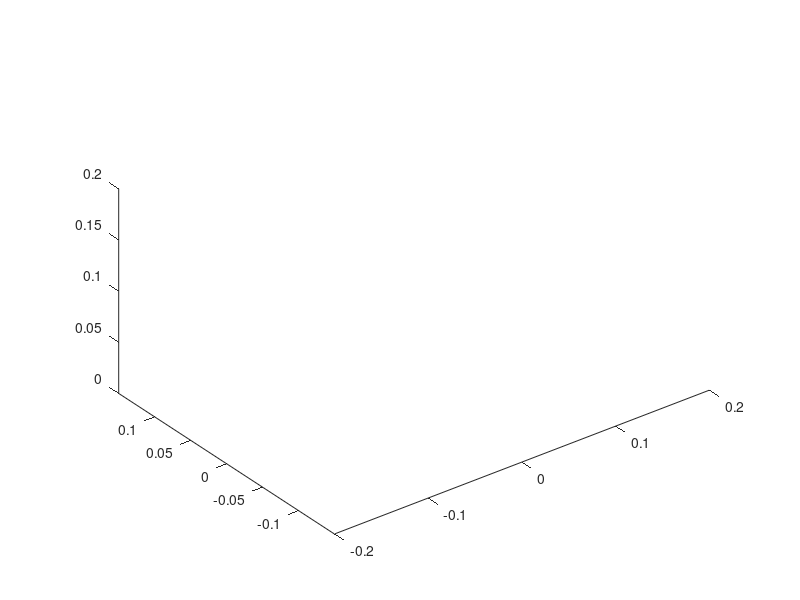

Write the MATLAB code that produced this figure. (Note: this script raises an error after producing the figure.)

%% This script can be used to create visuals for the promotional video

%% Create a meal tray
clf

% Setting up the workspace
camlight
axis equal;
axis([-0.2, 0.2, -0.15, 0.15, 0, 0.2])
view(3)

% Importing tray and components
tray = Tray(transl(0,0,0));
oJuice = JuiceBox(transl(0.1,0.05,0), 'b');
vMeal = MealBox(transl(-0.09,-0.05,0), 'm');
cutlery = Cutlery(transl(0.03,0,0));

%% Make a tray storage

clf
camlight
axis equal 
view(3)

trayStorage = TrayStorage(transl(0,0,0));

%% Test tray making class

clf
camlight
axis equal;
view(3)

Veggie = VegTray(transl(0,0,0));

%% Create a conveyor with meal trays

clf
camlight
axis equal;
hold on 

axis([-5, 5, -1, 1, -0.88, 3])
view(3)

% Import the floor/ wallpapers
surf([-5,-5;5,5] ...
      ,[-5,5;-5,5] ...
      ,[-0.88,-0.88;-0.88,-0.88] ...
      ,'CData',imread('Floor.jpg') ...
      ,'FaceColor','texturemap');

surf([-5,5;-5,5] ...
      ,[1,1;1,1] ...
      ,[3,3;-0.88,-0.88] ...
      ,'CData',imread('WallPaperWords.jpg') ...
      ,'FaceColor','texturemap');

surf([5,5;5,5] ...
      ,[5,-5;5,-5] ...
      ,[3,3;-0.88,-0.88] ...
      ,'CData',imread('WallPaper.jpg') ...
      ,'FaceColor','texturemap');

chef1 = ChefPerson(transl(3.5,0.6,-0.3));
chef2 = ChefPerson(transl(2,0.6,-0.3));
chef3 = ChefPerson(transl(0.5,0.6,-0.3));
chef4 = ChefPerson(transl(-1,0.6,-0.3));
chef5 = ChefPerson(transl(-2.5,0.6,-0.3));
chef6 = ChefPerson(transl(-4,0.6,-0.3));

conveyor = Conveyor2(transl(0,0,0));

tray1 = Tray(transl(0,0,0));
tray1.move((transl(4,0,0.02))*(rpy2tr(0,0,pi/2)));

tray2 = Tray(transl(0,0,0));
tray2.move((transl(3,0,0.02))*(rpy2tr(0,0,pi/2)));
meal3 = MealBox(transl(0,0,0), 'v');
meal3.move((transl(3.05,0.03,0.03))*(rpy2tr(0,0,pi/2)));

tray3 = Tray(transl(0,0,0));
tray3.move((transl(2,0,0.02))*(rpy2tr(0,0,pi/2)));
meal3 = MealBox(transl(0,0,0), 'v');
meal3.move((transl(2.05,0.03,0.03))*(rpy2tr(0,0,pi/2)));

tray4 = Tray(transl(0,0,0));
tray4.move((transl(1,0,0.02))*(rpy2tr(0,0,pi/2)));
meal4 = MealBox(transl(0,0,0), 'v');
meal4.move((transl(1.05,0.03,0.03))*(rpy2tr(0,0,pi/2)));

tray5 = Tray(transl(0,0,0));
tray5.move((transl(0,0,0.02))*(rpy2tr(0,0,pi/2)));
meal5 = MealBox(transl(0,0,0), 'm');
meal5.move((transl(0.05,0.03,0.03))*(rpy2tr(0,0,pi/2)));

tray6 = Tray(transl(0,0,0));
tray6.move((transl(-1,0,0.02))*(rpy2tr(0,0,pi/2)));
juice6 = JuiceBox(transl(-1,0,0.02), 'a');
juice6.move((transl(-0.96,-0.09,0.02))*(rpy2tr(0,0,pi/2)));
meal6 = MealBox(transl(0,0,0), 'v');
meal6.move((transl(-0.94,0.03,0.03))*(rpy2tr(0,0,pi/2)));

tray7 = Tray(transl(0,0,0));
tray7.move((transl(-2,0,0.02))*(rpy2tr(0,0,pi/2)));
juice7 = JuiceBox(transl(-2,0,0.02), 'o');
juice7.move((transl(-1.96,-0.09,0.02))*(rpy2tr(0,0,pi/2)));
meal7 = MealBox(transl(0,0,0), 'm');
meal7.move((transl(-1.94,0.03,0.03))*(rpy2tr(0,0,pi/2)));

tray8 = Tray(transl(0,0,0));
tray8.move((transl(-3,0,0.02))*(rpy2tr(0,0,pi/2)));
juice8 = JuiceBox(transl(-3,0,0.02), 'a');
juice8.move((transl(-2.96,-0.09,0.02))*(rpy2tr(0,0,pi/2)));
cutlery8 = Cutlery(transl(-3.05,0,0.03));
meal8 = MealBox(transl(0,0,0), 'm');
meal8.move((transl(-2.94,0.03,0.03))*(rpy2tr(0,0,pi/2)));

tray9 = Tray(transl(0,0,0));
tray9.move((transl(-4,0,0.02))*(rpy2tr(0,0,pi/2)));
juice9 = JuiceBox(transl(-4,0,0.02), 'o');
juice9.move((transl(-3.96,-0.09,0.02))*(rpy2tr(0,0,pi/2)));
cutlery9 = Cutlery(transl(-4.05,0,0.03));
meal9 = MealBox(transl(0,0,0), 'v');
meal9.move((transl(-3.94,0.03,0.03))*(rpy2tr(0,0,pi/2)));


%% Zoomed in Conveyor

clf
camlight
axis equal;
hold on 

axis([-5, -0.5, -1, 1, -0.88, 3])
view(3)

% Import the floor/ wallpapers
surf([-5,-5;5,5] ...
      ,[-5,5;-5,5] ...
      ,[-0.88,-0.88;-0.88,-0.88] ...
      ,'CData',imread('Floor.jpg') ...
      ,'FaceColor','texturemap');

surf([-5,5;-5,5] ...
      ,[1,1;1,1] ...
      ,[3,3;-0.88,-0.88] ...
      ,'CData',imread('WallPaperWords.jpg') ...
      ,'FaceColor','texturemap');

surf([-0.5,-0.5;-0.5,-0.5] ...
      ,[5,-5;5,-5] ...
      ,[3,3;-0.88,-0.88] ...
      ,'CData',imread('WallPaper.jpg') ...
      ,'FaceColor','texturemap');

chef1 = ChefPerson(transl(3.5,0.6,-0.3));
chef2 = ChefPerson(transl(2,0.6,-0.3));
chef3 = ChefPerson(transl(0.5,0.6,-0.3));
chef4 = ChefPerson(transl(-1,0.6,-0.3));
chef5 = ChefPerson(transl(-2.5,0.6,-0.3));
chef6 = ChefPerson(transl(-4,0.6,-0.3));

conveyor = Conveyor2(transl(0,0,0));

tray1 = Tray(transl(0,0,0));
tray1.move((transl(4,0,0.02))*(rpy2tr(0,0,pi/2)));

tray2 = Tray(transl(0,0,0));
tray2.move((transl(3,0,0.02))*(rpy2tr(0,0,pi/2)));
meal3 = MealBox(transl(0,0,0), 'v');
meal3.move((transl(3.05,0.03,0.03))*(rpy2tr(0,0,pi/2)));

tray3 = Tray(transl(0,0,0));
tray3.move((transl(2,0,0.02))*(rpy2tr(0,0,pi/2)));
meal3 = MealBox(transl(0,0,0), 'v');
meal3.move((transl(2.05,0.03,0.03))*(rpy2tr(0,0,pi/2)));

tray4 = Tray(transl(0,0,0));
tray4.move((transl(1,0,0.02))*(rpy2tr(0,0,pi/2)));
meal4 = MealBox(transl(0,0,0), 'v');
meal4.move((transl(1.05,0.03,0.03))*(rpy2tr(0,0,pi/2)));

tray5 = Tray(transl(0,0,0));
tray5.move((transl(0,0,0.02))*(rpy2tr(0,0,pi/2)));
meal5 = MealBox(transl(0,0,0), 'm');
meal5.move((transl(0.05,0.03,0.03))*(rpy2tr(0,0,pi/2)));

tray6 = Tray(transl(0,0,0));
tray6.move((transl(-1,0,0.02))*(rpy2tr(0,0,pi/2)));
juice6 = JuiceBox(transl(-1,0,0.02), 'a');
juice6.move((transl(-0.96,-0.09,0.02))*(rpy2tr(0,0,pi/2)));
meal6 = MealBox(transl(0,0,0), 'v');
meal6.move((transl(-0.94,0.03,0.03))*(rpy2tr(0,0,pi/2)));

tray7 = Tray(transl(0,0,0));
tray7.move((transl(-2,0,0.02))*(rpy2tr(0,0,pi/2)));
juice7 = JuiceBox(transl(-2,0,0.02), 'o');
juice7.move((transl(-1.96,-0.09,0.02))*(rpy2tr(0,0,pi/2)));
meal7 = MealBox(transl(0,0,0), 'm');
meal7.move((transl(-1.94,0.03,0.03))*(rpy2tr(0,0,pi/2)));

tray8 = Tray(transl(0,0,0));
tray8.move((transl(-3,0,0.02))*(rpy2tr(0,0,pi/2)));
juice8 = JuiceBox(transl(-3,0,0.02), 'a');
juice8.move((transl(-2.96,-0.09,0.02))*(rpy2tr(0,0,pi/2)));
cutlery8 = Cutlery(transl(-3.05,0,0.03));
meal8 = MealBox(transl(0,0,0), 'm');
meal8.move((transl(-2.94,0.03,0.03))*(rpy2tr(0,0,pi/2)));

tray9 = Tray(transl(0,0,0));
tray9.move((transl(-4,0,0.02))*(rpy2tr(0,0,pi/2)));
juice9 = JuiceBox(transl(-4,0,0.02), 'o');
juice9.move((transl(-3.96,-0.09,0.02))*(rpy2tr(0,0,pi/2)));
cutlery9 = Cutlery(transl(-4.05,0,0.03));
meal9 = MealBox(transl(0,0,0), 'v');
meal9.move((transl(-3.94,0.03,0.03))*(rpy2tr(0,0,pi/2)));

%% Juice Box Scene

clf
camlight
axis equal;
hold on 

axis([-5, 0, 3, 5, -0.88, 3])
view(3)

% Import the floor/ wallpapers
surf([-5,-5;5,5] ...
      ,[-5,5;-5,5] ...
      ,[-0.88,-0.88;-0.88,-0.88] ...
      ,'CData',imread('Floor.jpg') ...
      ,'FaceColor','texturemap');

%Tray Storage
trayStorage = TrayStorage(transl(0,0,0));
trayStorage.move((transl(1.95,-3.6,0))*(rpy2tr(0,0,pi/2)));
trayStorage2 = TrayStorage(transl(0,0,0));
trayStorage2.move((transl(3.85,-2.6,0))*(rpy2tr(0,0,pi/2)));
trayStorage3 = TrayStorage(transl(0,0,0));
trayStorage3.move((transl(3.85,-1.6,0))*(rpy2tr(0,0,pi/2)));

%Offload Bay
offloadBay1 = OffloadBay(transl(2.5,4,-0.88));
offloadBay2 = OffloadBay(transl(-10,4,-0.88));

% OffloadBay
package1 = FullStockTray(transl(-4.6,4,-0.3));
package2 = FullStockTray(transl(-3.6,4,-0.3));
package3 = FullStockTray(transl(-2.6,4,-0.3));
package4 = FullStockTray(transl(-1.6,4,-0.3));

% Package Boxes
packageBox1 = StockBox(transl(-3.8,4,-0.88));
packageBox2 = StockBox(transl(-1.8,4,-0.88));

%% Robotics

clf
camlight
axis equal;
hold on 

% Set the axis and view to isometric
%axis([-3, 3, -1, -5, -0.88, 3])
view(3)

% Import the floor/ wallpapers

% Dobot Setup
%dobotTable = RobotTable(transl(-1.65,-3.6,0));
%dobot = DobotMagician(dobotTable.base*transl(0,0,0));

% E05 Setup
%e05Table = MealRobotTable(transl(1.45,-3.6,0));
worker = E05_worker;